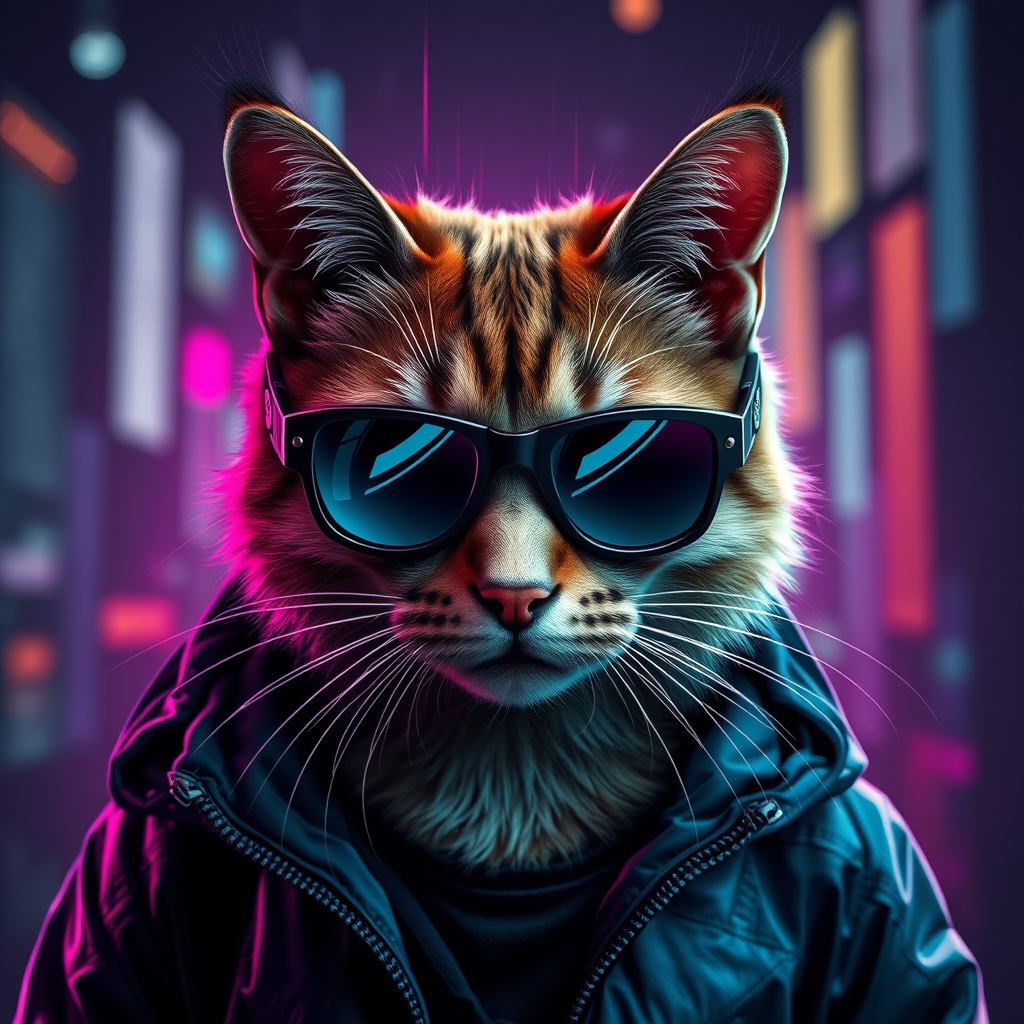

This figure's Python source:
from huggingface_hub import InferenceClient
from dotenv import load_dotenv
import os

load_dotenv()

client = InferenceClient(
    api_key=os.getenv("HF_API_TOKEN")
)

image = client.text_to_image(
    "A cyberpunk cat wearing sunglasses",
    model="black-forest-labs/FLUX.1-schnell"
)

image.save("test.png")
print("Success")
